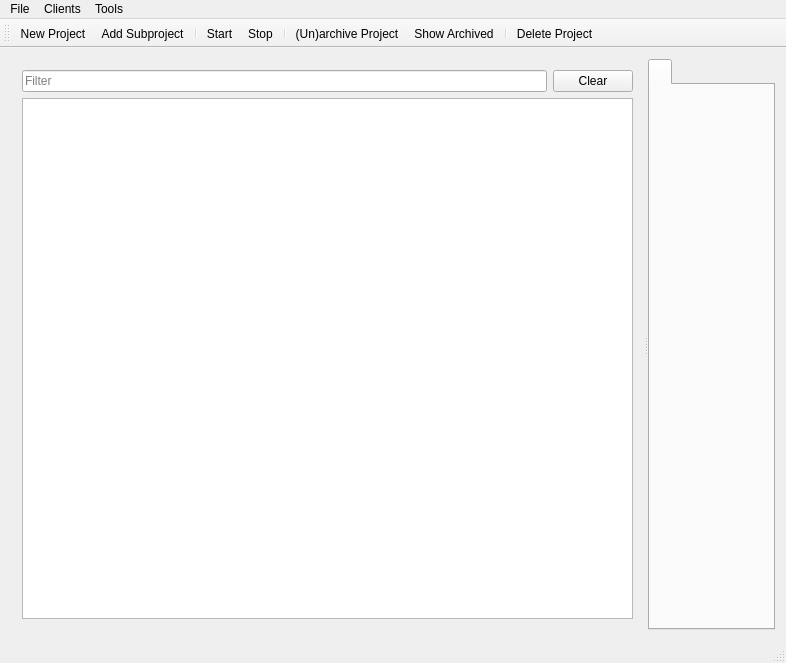
<?xml version="1.0" encoding="UTF-8"?>
<ui version="4.0">
 <class>MainWindow</class>
 <widget class="QMainWindow" name="MainWindow">
  <property name="geometry">
   <rect>
    <x>0</x>
    <y>0</y>
    <width>786</width>
    <height>663</height>
   </rect>
  </property>
  <property name="windowTitle">
   <string>MainWindow</string>
  </property>
  <widget class="QWidget" name="centralWidget">
   <layout class="QHBoxLayout" name="horizontalLayout_2">
    <item>
     <widget class="QSplitter" name="splitter">
      <property name="orientation">
       <enum>Qt::Horizontal</enum>
      </property>
      <widget class="QWidget" name="layoutWidget">
       <layout class="QVBoxLayout" name="verticalLayout">
        <item>
         <layout class="QHBoxLayout" name="horizontalLayout">
          <item>
           <widget class="QLineEdit" name="filterBox">
            <property name="placeholderText">
             <string>Filter</string>
            </property>
           </widget>
          </item>
          <item>
           <widget class="QPushButton" name="clearFilterButton">
            <property name="text">
             <string>Clear</string>
            </property>
           </widget>
          </item>
         </layout>
        </item>
        <item>
         <widget class="ProjectView" name="treeView">
          <property name="showDropIndicator" stdset="0">
           <bool>true</bool>
          </property>
          <property name="dragEnabled">
           <bool>false</bool>
          </property>
          <property name="dragDropMode">
           <enum>QAbstractItemView::DragDrop</enum>
          </property>
          <property name="defaultDropAction">
           <enum>Qt::IgnoreAction</enum>
          </property>
          <property name="alternatingRowColors">
           <bool>true</bool>
          </property>
          <property name="selectionBehavior">
           <enum>QAbstractItemView::SelectRows</enum>
          </property>
          <property name="uniformRowHeights">
           <bool>true</bool>
          </property>
          <property name="sortingEnabled">
           <bool>true</bool>
          </property>
          <property name="animated">
           <bool>true</bool>
          </property>
         </widget>
        </item>
       </layout>
      </widget>
      <widget class="ProjectEditWidget" name="editTabs">
       <widget class="QWidget" name="tabWidgetPage1">
        <property name="enabled">
         <bool>false</bool>
        </property>
        <attribute name="title">
         <string/>
        </attribute>
       </widget>
      </widget>
     </widget>
    </item>
   </layout>
  </widget>
  <widget class="QMenuBar" name="menuBar">
   <property name="geometry">
    <rect>
     <x>0</x>
     <y>0</y>
     <width>786</width>
     <height>29</height>
    </rect>
   </property>
   <widget class="QMenu" name="menuFile">
    <property name="title">
     <string>File</string>
    </property>
    <addaction name="actionNew"/>
    <addaction name="separator"/>
    <addaction name="actionExit"/>
   </widget>
   <widget class="QMenu" name="menuClients">
    <property name="title">
     <string>Clients</string>
    </property>
    <addaction name="actionClientEdit"/>
   </widget>
   <widget class="QMenu" name="menuTools">
    <property name="title">
     <string>Tools</string>
    </property>
    <addaction name="actionSettings"/>
    <addaction name="actionReports"/>
   </widget>
   <addaction name="menuFile"/>
   <addaction name="menuClients"/>
   <addaction name="menuTools"/>
  </widget>
  <widget class="QToolBar" name="toolBar">
   <property name="windowTitle">
    <string>toolBar</string>
   </property>
   <property name="toolButtonStyle">
    <enum>Qt::ToolButtonTextUnderIcon</enum>
   </property>
   <attribute name="toolBarArea">
    <enum>TopToolBarArea</enum>
   </attribute>
   <attribute name="toolBarBreak">
    <bool>false</bool>
   </attribute>
   <addaction name="actionNew"/>
   <addaction name="actionAddSubproject"/>
   <addaction name="separator"/>
   <addaction name="actionStart"/>
   <addaction name="actionStop"/>
   <addaction name="separator"/>
   <addaction name="actionArchive"/>
   <addaction name="actionShow_Archived"/>
   <addaction name="separator"/>
   <addaction name="actionDelete"/>
  </widget>
  <widget class="QStatusBar" name="statusBar"/>
  <action name="actionClientEdit">
   <property name="text">
    <string>Edit</string>
   </property>
  </action>
  <action name="actionNew">
   <property name="icon">
    <iconset resource="icons.qrc">
     <normaloff>:/new</normaloff>:/new</iconset>
   </property>
   <property name="text">
    <string>New Project</string>
   </property>
   <property name="toolTip">
    <string>New Project</string>
   </property>
  </action>
  <action name="actionExit">
   <property name="text">
    <string>Exit</string>
   </property>
  </action>
  <action name="actionDelete">
   <property name="icon">
    <iconset resource="icons.qrc">
     <normaloff>:/delete</normaloff>:/delete</iconset>
   </property>
   <property name="text">
    <string>Delete Project</string>
   </property>
  </action>
  <action name="actionAddSubproject">
   <property name="icon">
    <iconset resource="icons.qrc">
     <normaloff>:/subproject</normaloff>:/subproject</iconset>
   </property>
   <property name="text">
    <string>Add Subproject</string>
   </property>
  </action>
  <action name="actionSettings">
   <property name="text">
    <string>Settings</string>
   </property>
  </action>
  <action name="actionStart">
   <property name="icon">
    <iconset resource="icons.qrc">
     <normaloff>:/start</normaloff>:/start</iconset>
   </property>
   <property name="text">
    <string>Start</string>
   </property>
   <property name="toolTip">
    <string>Start</string>
   </property>
  </action>
  <action name="actionStop">
   <property name="icon">
    <iconset resource="icons.qrc">
     <normaloff>:/stop</normaloff>:/stop</iconset>
   </property>
   <property name="text">
    <string>Stop</string>
   </property>
  </action>
  <action name="actionShow_Archived">
   <property name="checkable">
    <bool>true</bool>
   </property>
   <property name="icon">
    <iconset resource="icons.qrc">
     <normaloff>:/show_archived</normaloff>:/show_archived</iconset>
   </property>
   <property name="text">
    <string>Show Archived</string>
   </property>
  </action>
  <action name="actionArchive">
   <property name="icon">
    <iconset resource="icons.qrc">
     <normaloff>:/archived</normaloff>:/archived</iconset>
   </property>
   <property name="text">
    <string>(Un)archive Project</string>
   </property>
   <property name="toolTip">
    <string>Archive or Unarchive Selected Project</string>
   </property>
  </action>
  <action name="actionReports">
   <property name="text">
    <string>Reports</string>
   </property>
  </action>
 </widget>
 <layoutdefault spacing="6" margin="11"/>
 <customwidgets>
  <customwidget>
   <class>ProjectView</class>
   <extends>QTreeView</extends>
   <header>projectview.h</header>
  </customwidget>
  <customwidget>
   <class>ProjectEditWidget</class>
   <extends>QTabWidget</extends>
   <header>projecteditwidget.h</header>
   <container>1</container>
  </customwidget>
 </customwidgets>
 <resources>
  <include location="icons.qrc"/>
 </resources>
 <connections/>
</ui>
